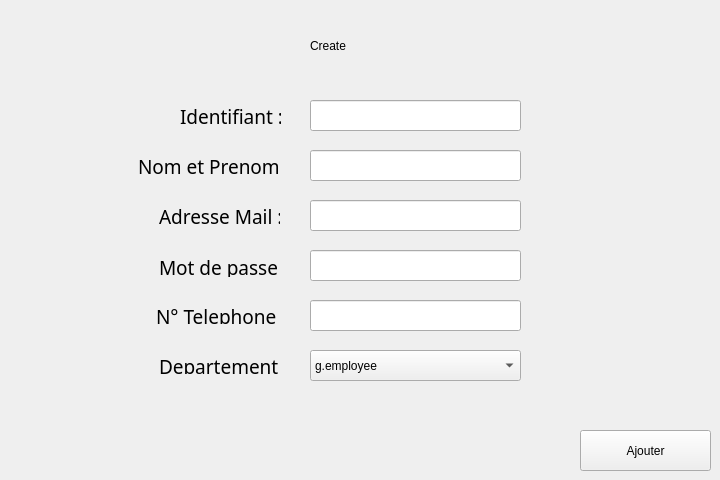
     <widget class="QWidget" name="tab">
      <attribute name="title">
       <string>ajouter un employe</string>
      </attribute>
      <widget class="QLabel" name="label_3">
       <property name="geometry">
        <rect>
         <x>138</x>
         <y>158</y>
         <width>141</width>
         <height>16</height>
        </rect>
       </property>
       <property name="font">
        <font>
         <family>Bell MT</family>
         <pointsize>14</pointsize>
         <italic>false</italic>
         <bold>false</bold>
        </font>
       </property>
       <property name="text">
        <string>Nom et Prenom :</string>
       </property>
      </widget>
      <widget class="QLabel" name="label_4">
       <property name="geometry">
        <rect>
         <x>159</x>
         <y>208</y>
         <width>121</width>
         <height>16</height>
        </rect>
       </property>
       <property name="font">
        <font>
         <family>Bell MT</family>
         <pointsize>14</pointsize>
         <italic>false</italic>
         <bold>false</bold>
        </font>
       </property>
       <property name="text">
        <string>Adresse Mail :</string>
       </property>
      </widget>
      <widget class="QComboBox" name="comboBox">
       <property name="geometry">
        <rect>
         <x>310</x>
         <y>350</y>
         <width>211</width>
         <height>31</height>
        </rect>
       </property>
       <item>
        <property name="text">
         <string>g.employee</string>
        </property>
       </item>
       <item>
        <property name="text">
         <string>g.rapports</string>
        </property>
       </item>
       <item>
        <property name="text">
         <string>g.entreprises</string>
        </property>
       </item>
       <item>
        <property name="text">
         <string>g.reglement</string>
        </property>
       </item>
       <item>
        <property name="text">
         <string>g.accreditation</string>
        </property>
       </item>
       <item>
        <property name="text">
         <string>g.reclamations</string>
        </property>
       </item>
      </widget>
      <widget class="QLabel" name="label_8">
       <property name="geometry">
        <rect>
         <x>159</x>
         <y>358</y>
         <width>121</width>
         <height>16</height>
        </rect>
       </property>
       <property name="font">
        <font>
         <family>Bell MT</family>
         <pointsize>14</pointsize>
         <italic>false</italic>
         <bold>false</bold>
        </font>
       </property>
       <property name="text">
        <string>Departement :</string>
       </property>
      </widget>
      <widget class="QLineEdit" name="le_nom">
       <property name="geometry">
        <rect>
         <x>310</x>
         <y>150</y>
         <width>211</width>
         <height>31</height>
        </rect>
       </property>
      </widget>
      <widget class="QLabel" name="label_6">
       <property name="geometry">
        <rect>
         <x>156</x>
         <y>308</y>
         <width>121</width>
         <height>16</height>
        </rect>
       </property>
       <property name="font">
        <font>
         <family>Bell MT</family>
         <pointsize>14</pointsize>
         <italic>false</italic>
         <bold>false</bold>
        </font>
       </property>
       <property name="text">
        <string>N° Telephone :</string>
       </property>
      </widget>
      <widget class="QLabel" name="label_5">
       <property name="geometry">
        <rect>
         <x>159</x>
         <y>257</y>
         <width>121</width>
         <height>20</height>
        </rect>
       </property>
       <property name="font">
        <font>
         <family>Bell MT</family>
         <pointsize>14</pointsize>
         <italic>false</italic>
         <bold>false</bold>
        </font>
       </property>
       <property name="text">
        <string>Mot de passe :</string>
       </property>
      </widget>
      <widget class="QLineEdit" name="le_id">
       <property name="geometry">
        <rect>
         <x>310</x>
         <y>100</y>
         <width>211</width>
         <height>31</height>
        </rect>
       </property>
      </widget>
      <widget class="QLineEdit" name="la_adresse">
       <property name="geometry">
        <rect>
         <x>310</x>
         <y>200</y>
         <width>211</width>
         <height>31</height>
        </rect>
       </property>
      </widget>
      <widget class="QLineEdit" name="le_mdp">
       <property name="geometry">
        <rect>
         <x>310</x>
         <y>250</y>
         <width>211</width>
         <height>31</height>
        </rect>
       </property>
      </widget>
      <widget class="QLineEdit" name="le_num">
       <property name="geometry">
        <rect>
         <x>310</x>
         <y>300</y>
         <width>211</width>
         <height>31</height>
        </rect>
       </property>
      </widget>
      <widget class="QLabel" name="label_2">
       <property name="geometry">
        <rect>
         <x>180</x>
         <y>108</y>
         <width>101</width>
         <height>16</height>
        </rect>
       </property>
       <property name="font">
        <font>
         <family>Bell MT</family>
         <pointsize>14</pointsize>
         <italic>false</italic>
         <bold>false</bold>
        </font>
       </property>
       <property name="text">
        <string>Identifiant : </string>
       </property>
      </widget>
      <widget class="QLabel" name="label_create">
       <property name="geometry">
        <rect>
         <x>310</x>
         <y>30</y>
         <width>221</width>
         <height>31</height>
        </rect>
       </property>
       <property name="text">
        <string>Create</string>
       </property>
      </widget>
      <widget class="QPushButton" name="pb_ajouter">
       <property name="geometry">
        <rect>
         <x>580</x>
         <y>430</y>
         <width>131</width>
         <height>41</height>
        </rect>
       </property>
       <property name="text">
        <string>Ajouter</string>
       </property>
      </widget>
     </widget>
